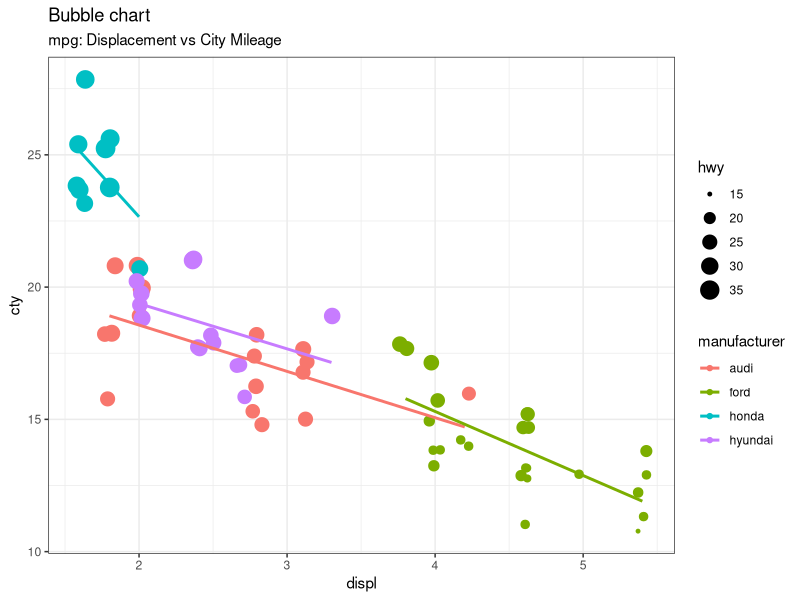

Write R code to recreate this figure. (Note: this script raises an error after producing the figure.)
## ---- chunk 1
vec <- c(1, 2, 3)
print(vec)
## ---- chunk 2
vec2 <- c(10, 20, 30)
vec3 <- vec * vec2
print(vec3)     
## ---- chunk 3
r_vec <- c(1, 2, 3, 4, 5)

reduce_sum <- function(...) {
  Reduce(sum, as.list(...))
}
## ---- chunk 4
print(r_vec)
print(reduce_sum(r_vec))
## ---- chunk 5
# load package and data
library(ggplot2)
data(mpg, package="ggplot2")

mpg_select <- mpg[mpg$manufacturer %in% c("audi", "ford", "honda", "hyundai"), ]

# Scatterplot
theme_set(theme_bw())  # pre-set the bw theme.
g <- ggplot(mpg_select, aes(displ, cty)) + 
  labs(subtitle="mpg: Displacement vs City Mileage",
       title="Bubble chart")

g + geom_jitter(aes(col=manufacturer, size=hwy)) + 
  geom_smooth(aes(col=manufacturer), method="lm", se=F)
## ---- chunk 6
set.seed(123)

df <- data.frame(
  g1 = c(1, 1, 2, 2, 2),
  g2 = c(1, 2, 1, 2, 1),
  a = sample(5),
  b = sample(5)
)

as.data.frame(df) 

d2 <- df %>%
  group_by(g1) %>%
  summarise(a = mean(a))
	       
as.data.frame(d2)	       

d2 <- df %>%
  group_by(g2) %>%
  summarise(a = mean(a))
	       
as.data.frame(d2)	       
## ---- chunk 7
my_summarise <- function(df, group_var) {
  df %>%
    group_by(group_var) %>%
    summarise(a = mean(a))
}

# my_summarise(df, g1)
#> Error: Column `group_var` is unknown
## ---- chunk 8
grouped_mean <- function(data, grouping_variables, value_variables) {
  data %>%
    group_by_at(grouping_variables) %>%
    mutate(count = n()) %>%
    summarise_at(c(value_variables, "count"), mean, na.rm = TRUE) %>%
    rename_at(value_variables, funs(paste0("mean_", .)))
    }

gm = starwars %>% 
   grouped_mean("eye_color", c("mass", "birth_year"))

as.data.frame(gm)   
